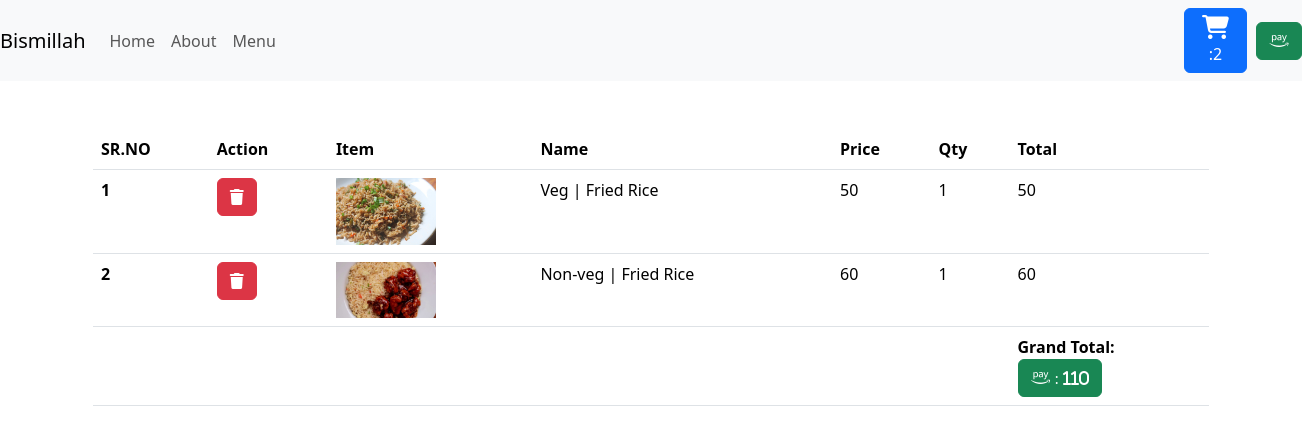
The app's page /cart (signed in) with its own data.
### apps/models.py (models this page shows, shortened)
class BaseModel(models.Model):
    uid=models.UUIDField(default=uuid.uuid4 ,editable=False,primary_key=True)
    crated_at=models.DateField(auto_now_add=True)
    updated_at=models.DateField(auto_now_add=True)
    class Meta:
        abstract = True

class cartItems(BaseModel):
    cart=models.ForeignKey(Cart,on_delete=models.CASCADE,related_name="cart_items")
    rice=models.ForeignKey(rice, on_delete=models.CASCADE)

class rice(BaseModel):
    category = models.ForeignKey(chienesecategory,on_delete=models.CASCADE,related_name="rices")
    Rice_name=models.CharField(max_length=100)
    price=models.IntegerField(default=100)
    images=models.ImageField(upload_to='images')

class chienesecategory(BaseModel):
    category_name=models.CharField(max_length=100)

class Cart(BaseModel):
    user=models.ForeignKey(User,null=True,blank=True,on_delete=models.SET_NULL,related_name="carts")
    is_paid=models.BooleanField(default=False)
    def get_total(self):
        total = self.cart_items.aggregate(total_price=Sum('rice__price'))['total_price']
        return total if total else 0

### apps/views.py (the view)
# urls.py: path("cart",views.cart,name="cart"),
def cart(request):
    cart = Cart.objects.get(is_paid=False, user=request.user)
    amount = cart.get_total() * 100
    currency = 'INR'
    payment = client.order.create({'amount': amount, 'currency': currency, 'payment_capture': 1})
    payment_id = payment['id']
    data = {"carts": cart, "amount": amount, 'api_key': settings.RAZORPAY_API_KEY, 'payment_id': payment_id}
    return render(request, "cart.html", data)

### apps/templates/cart.html (shortened to what this page needs)
<!DOCTYPE html>
<html lang="en">
<head>
    <link rel="stylesheet" href="https://cdn.jsdelivr.net/npm/bootstrap@5.3.2/dist/css/bootstrap.min.css">
    <link rel="stylesheet" href="https://cdn.jsdelivr.net/npm/bootstrap@5.3.2/dist/js/bootstrap.min.js">
    <link rel="stylesheet" href="https://cdn.jsdelivr.net/npm/bootstrap@5.3.2/dist/js/bootstrap.bundle.min.js">
    <link rel="stylesheet" href="https://cdnjs.cloudflare.com/ajax/libs/font-awesome/4.7.0/css/font-awesome.min.css">
    <link rel="stylesheet" href="https://cdnjs.cloudflare.com/ajax/libs/font-awesome/6.5.1/css/all.min.css">
</head>
<body>
<nav class="navbar navbar-expand-lg navbar-light bg-light">
  <a class="navbar-brand" href="/">Bismillah</a>
  <div class="collapse navbar-collapse" id="navbarTogglerDemo02">
    <ul class="navbar-nav mr-auto mt-2 mt-lg-0">
      <li class="nav-item active">
        <a class="nav-link" href="/">Home <span class="sr-only">(current)</span></a>
      </li>
      <li class="nav-item">
        <a class="nav-link" href="#">About</a>
      </li>
      <li class="nav-item">
        <a class="nav-link" href="#">Menu</a>
      </li>
    </ul>
      <div style="margin:0px 0px 0px 900px">
          <a href="cart" class="btn btn-primary"><i style="font-size:24px" class="fa">&#xf07a;</i> :{{request.user.get_cart_count}}</a>
      </div>
      <div style="margin:0px 0px 0px 9px">
                <a href="order" class="btn btn-success"><i class="fa-brands fa-amazon-pay"></i></a>
      </div>
  </div>
</nav>
<br>
<br>
<div class="container">
<table class="table">
  <thead class="thead-light">
    <tr>
      <th scope="col">SR.NO</th>
      <th scope="col">Action</th>
      <th scope="col">Item</th>
      <th scope="col">Name</th>
      <th scope="col">Price</th>
      <th scope="col">Qty</th>
      <th scope="col">Total</th>
    </tr>
  </thead>
  <tbody>
  {% for i in carts.cart_items.all%}
    <tr>
      <th scope="row">{{forloop.counter}}</th>
        <th><a href="{%url 'delete_items' i.uid %}" class="btn btn-danger"><i class="fa fa-trash" aria-hidden="true"></i></a></th>
      <td><img src="/media/{{i.rice.images}}" style="heigt:100px;width:100px;"></td>
      <td>{{i.rice.category.category_name}} | {{i.rice.Rice_name}}</td>
      <td>{{i.rice.price}}</td>
      <td>1</td>
      <td>{{i.rice.price}}</td>
        {% endfor %}
    </tr>
  <tr>
      <td></td>
      <td></td>
      <td></td>
      <td></td>
      <td></td>
      <td></td>
      <td><b>Grand Total:</b><div>
                <a href="order" class="btn btn-success" id="paymentbutton"><i class="fa-brands fa-amazon-pay"> : {{ carts.get_total }}</i></a>
      </div></td>
    </tr>
  </tbody>
</table>
</div>
</body>
</html>

### records on screen
cartItems: rice.images (picture), rice.category.category_name "Veg", rice.Rice_name "Fried Rice", rice.price "50"
cartItems: rice.images (picture), rice.category.category_name "Non-veg", rice.Rice_name "Fried Rice", rice.price "60"
Cart: get_total "110"

### other values on screen
{{ request.user.get_cart_count }} "2"
